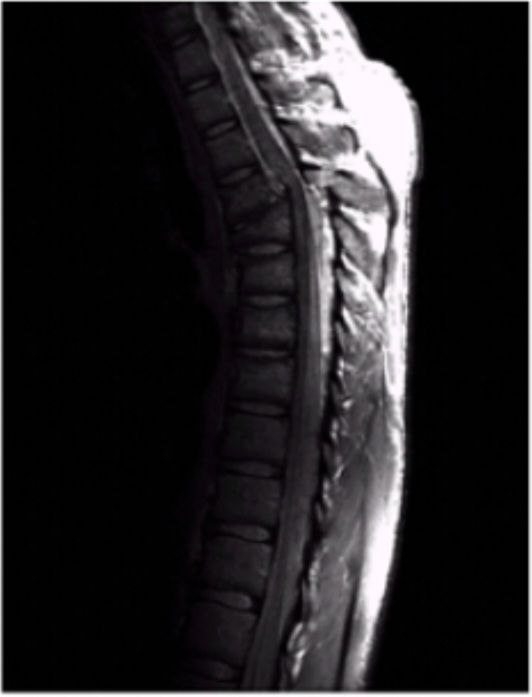
#> input picture MabahesVighehTakalif/Jozeiat02.png, 532 x 697 px
$ python Taklif06.py
#> lines starting #> are read from the running program, lines starting #| are printed output that depends on the picture; after the words box and inside, x2 and y2 are one past the last pixel; in counts of white or black regions, pixels touching at a corner belong together
import cv2
import numpy as np
import matplotlib.pyplot as plt

# خواندن تصویر
image = cv2.imread('Jozeiat02.png', cv2.IMREAD_GRAYSCALE)
#> image: shape (697, 532); min 0, max 255, mean 36.2

# محاسبه میانگین تصویر
mean_value = np.mean(image)
#> mean_value = 36.25

# آستانه‌گذاری با مقدار میانگین
_, thresholded_image = cv2.threshold(image, mean_value, 255, cv2.THRESH_BINARY)
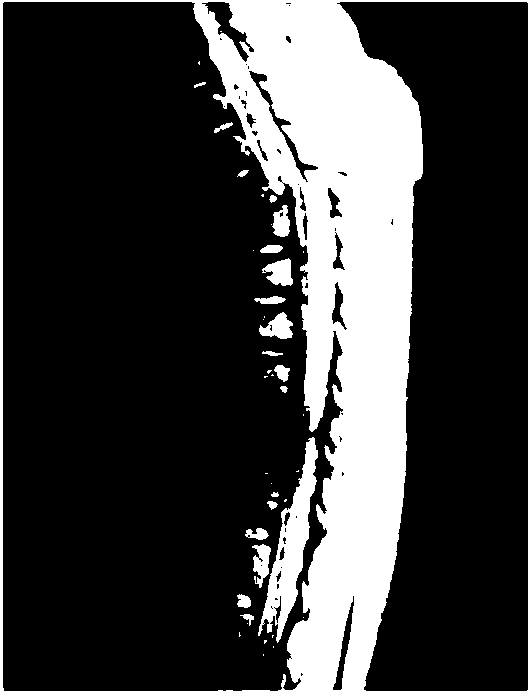
#> thresholded_image: shape (697, 532); 24.4% white; 43 white regions (23 under 20 px), largest, box (x1, y1, x2, y2) and area: (0, 0, 532, 697) 83203, (258, 437, 318, 643) 4096, (262, 258, 293, 286) 554

# تبدیل گاما
c = 1  # پارامتر c
gamma_corrected_image = np.power(thresholded_image / 255.0, c) * 255.0
gamma_corrected_image = gamma_corrected_image.astype(np.uint8)

# نمایش تصاویر
plt.figure(figsize=(12, 6))
plt.subplot(1, 3, 1)
plt.title('Original Image')
plt.imshow(image, cmap='gray')
plt.axis('off')

plt.subplot(1, 3, 2)
plt.title('Thresholded Image')
plt.imshow(thresholded_image, cmap='gray')
plt.axis('off')

plt.subplot(1, 3, 3)
plt.title('Gamma Corrected Image')
plt.imshow(gamma_corrected_image, cmap='gray')
plt.axis('off')

plt.tight_layout()
plt.show()
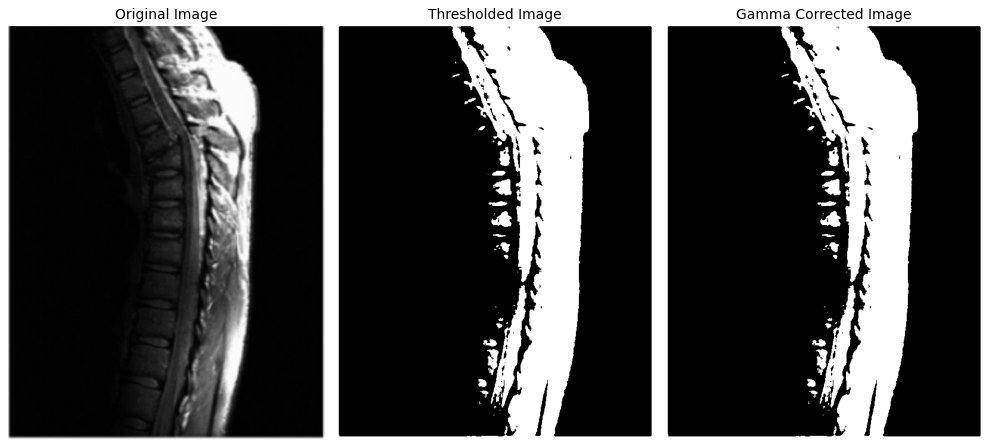
#> figure drawn by matplotlib, 3 panels
